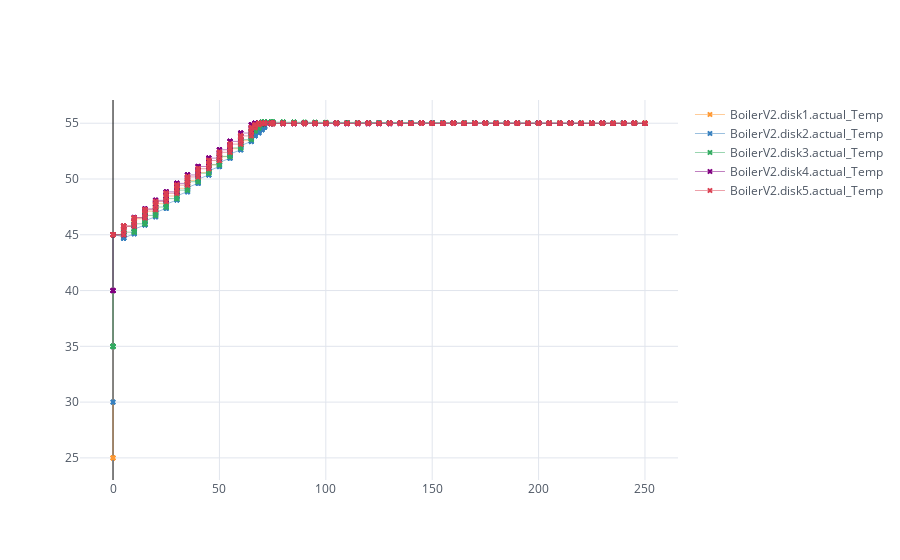

The cell this chart's notebook holds for it:
### Code cell
# This boiler is the same than the first one with MixingDIsk2 instead of the first version

@nodependencies
class BoilerV2(Entity, ElectricalDevice, WaterDevice):

    """ - - - - - - - PORTS - - - - - - - - - - """

    switch_boiler = Input(Resources.switch, "on")
    water_need = Input(Resources.water, 8)
        
    max_Capacity = Local(Resources.water,60)
    cons_Boiler = Local(Resources.electricity,4000)
    boiler_efficiency = Local(Resources.pourcent, 1)

    def __init__(self, consumption=4000, efficiency = 1, boiler_Capacity = 60):
        self.cons_Boiler.value = consumption
        self.boiler_efficiency.value = efficiency
        self.max_Capacity.value = boiler_Capacity
    
    
    """ - - - - - - - SUBENTITIES - - - - - - - - - - """

    disk1 = MixingDisk2()
    disk2 = MixingDisk2()
    disk3 = MixingDisk2()
    disk4 = MixingDisk2()
    disk5 = MixingDisk2()
    

    """ - - - - - - - STATES & TRANSITIONS - - - - - - - - - - """

    state = current = State()
    
    """ - - - - - - - INFLUENCES - - - - - - - - - - """
    influence_switch1 = Influence(source=switch_boiler, target=disk1.switch_boiler)
    influence_switch2 = Influence(source=switch_boiler, target=disk2.switch_boiler)
    influence_switch3 = Influence(source=switch_boiler, target=disk3.switch_boiler)
    influence_switch4 = Influence(source=switch_boiler, target=disk4.switch_boiler)
    influence_switch5 = Influence(source=switch_boiler, target=disk5.switch_boiler)
    
    influence_water_1 = Influence(source=water_need, target=disk1.water_drawn)
    influence_water_2 = Influence(source=water_need, target=disk2.water_drawn)
    influence_water_3 = Influence(source=water_need, target=disk3.water_drawn)
    influence_water_4 = Influence(source=water_need, target=disk4.water_drawn)
    influence_water_5 = Influence(source=water_need, target=disk5.water_drawn)
    
    #dep1 = Dependency(source="req_water_out", target=water_need)

    """ - - - - - - - UPDATES - - - - - - - - - - """
    
    influence_temp_up_1 = Influence(source = disk1.actual_Temp, target = disk1.temp_up)
    influence_temp_up_2 = Influence(source = disk1.actual_Temp, target = disk2.temp_up)
    influence_temp_up_3 = Influence(source = disk2.actual_Temp, target = disk3.temp_up)
    influence_temp_up_4 = Influence(source = disk3.actual_Temp, target = disk4.temp_up)
    influence_temp_up_5 = Influence(source = disk4.actual_Temp, target = disk5.temp_up)
    influence_temp_down_1 = Influence(source = disk2.actual_Temp, target = disk1.temp_down)
    influence_temp_down_2 = Influence(source = disk3.actual_Temp, target = disk2.temp_down)
    influence_temp_down_3 = Influence(source = disk4.actual_Temp, target = disk3.temp_down)
    influence_temp_down_4 = Influence(source = disk5.actual_Temp, target = disk4.temp_down)
    influence_temp_down_5 = Influence(source = disk5.actual_Temp, target = disk5.temp_down)

    """@update(state=state, target= disk1.temp_up)
    def set_Temp_up_d1(self, dt):

        return self.disk1.actual_Temp.value
    
    @update(state=state, target= disk2.temp_up)
    def set_Temp_up_d2(self, dt):

        return self.disk1.actual_Temp.value
    
    @update(state=state, target= disk3.temp_up)
    def set_Temp_up_d3(self, dt):

        return self.disk2.actual_Temp.value
    
    @update(state=state, target= disk4.temp_up)
    def set_Temp_up_d4(self, dt):

        return self.disk3.actual_Temp.value
    
    @update(state=state, target= disk5.temp_up)
    def set_Temp_up_d5(self, dt):

        return self.disk4.actual_Temp.value
    ""
    @update(state=state, target= disk1.temp_down)
    def set_Temp_up_d1(self, dt):

        return self.disk2.actual_Temp.value
    
    @update(state=state, target= disk2.temp_down)
    def set_Temp_up_d2(self, dt):

        return self.disk3.actual_Temp.value
    
    @update(state=state, target= disk3.temp_down)
    def set_Temp_up_d3(self, dt):

        return self.disk4.actual_Temp.value
    
    @update(state=state, target= disk4.temp_down)
    def set_Temp_up_d4(self, dt):

        return self.disk5.actual_Temp.value
    
    @update(state=state, target= disk5.temp_down)
    def set_Temp_up_d5(self, dt):

        return self.disk5.actual_Temp.value"""
    
    
#elk.plot(Boiler())

bt=BoilerV2()
bt.electricity_in.value=4000

bt.disk1.actual_Temp.value = 25
bt.disk2.actual_Temp.value = 30
bt.disk3.actual_Temp.value = 35
bt.disk4.actual_Temp.value = 40
bt.disk5.actual_Temp.value = 45

sim1=Simulator(bt)
sim1.stabilize
for i in range(50):
    sim1.advance(5)
sim1.plot(level = 2)    
sim1.traces.plot(traces=[bt.disk1.actual_Temp, bt.disk2.actual_Temp, bt.disk3.actual_Temp, bt.disk4.actual_Temp, bt.disk5.actual_Temp])

### Figure 1 — Plotly figure (JSON) as saved in the notebook; plotly's stock layout.template omitted (floating-point values rounded to 4 significant figures; data arrays with more than 128 entries replaced by an {"elided": "..."} marker saying what was removed)
{"data": [{"line": {"color": "rgba(255, 153, 51, 1.0)", "dash": "solid", "shape": "linear", "width": 0.5}, "marker": {"size": 5, "symbol": "x"}, "mode": "markers+lines", "name": "BoilerV2.disk1.actual_Temp", "text": "", "type": "scatter", "uid": "c68cebf8-c7e9-4c90-9b45-8b0f56e06b63", "x": {"elided": "726 float values"}, "y": {"elided": "726 float values"}}, {"line": {"color": "rgba(55, 128, 191, 1.0)", "dash": "solid", "shape": "linear", "width": 0.5}, "marker": {"size": 5, "symbol": "x"}, "mode": "markers+lines", "name": "BoilerV2.disk2.actual_Temp", "text": "", "type": "scatter", "uid": "1754fd03-0c56-4cdb-961e-1d7d6718e8bf", "x": {"elided": "726 float values"}, "y": {"elided": "726 float values"}}, {"line": {"color": "rgba(50, 171, 96, 1.0)", "dash": "solid", "shape": "linear", "width": 0.5}, "marker": {"size": 5, "symbol": "x"}, "mode": "markers+lines", "name": "BoilerV2.disk3.actual_Temp", "text": "", "type": "scatter", "uid": "9f75bf8b-96ca-4845-ad6e-988971623140", "x": {"elided": "726 float values"}, "y": {"elided": "726 float values"}}, {"line": {"color": "rgba(128, 0, 128, 1.0)", "dash": "solid", "shape": "linear", "width": 0.5}, "marker": {"size": 5, "symbol": "x"}, "mode": "markers+lines", "name": "BoilerV2.disk4.actual_Temp", "text": "", "type": "scatter", "uid": "658e1b7b-2805-44cf-a178-68dee3129d61", "x": {"elided": "726 float values"}, "y": {"elided": "726 float values"}}, {"line": {"color": "rgba(219, 64, 82, 1.0)", "dash": "solid", "shape": "linear", "width": 0.5}, "marker": {"size": 5, "symbol": "x"}, "mode": "markers+lines", "name": "BoilerV2.disk5.actual_Temp", "text": "", "type": "scatter", "uid": "42421b0a-1409-4258-a392-74cbcd819fa2", "x": {"elided": "726 float values"}, "y": {"elided": "726 float values"}}], "layout": {"autosize": true, "legend": {"bgcolor": "#FFFFFF", "font": {"color": "#4D5663"}}, "paper_bgcolor": "#FFFFFF", "plot_bgcolor": "#FFFFFF", "title": {"font": {"color": "#4D5663"}}, "xaxis": {"autorange": true, "gridcolor": "#E1E5ED", "range": [-15.22, 265.2], "showgrid": true, "tickfont": {"color": "#4D5663"}, "title": {"font": {"color": "#4D5663"}, "text": ""}, "type": "linear", "zerolinecolor": "black"}, "yaxis": {"autorange": true, "gridcolor": "#E1E5ED", "range": [22.89, 57.21], "showgrid": true, "tickfont": {"color": "#4D5663"}, "title": {"font": {"color": "#4D5663"}, "text": ""}, "type": "linear", "zerolinecolor": "black"}}}
